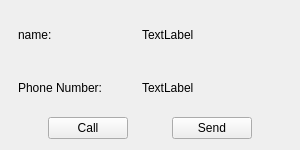
<?xml version="1.0" encoding="UTF-8"?>
<ui version="4.0">
 <class>ContactsInfo</class>
 <widget class="QWidget" name="ContactsInfo">
  <property name="geometry">
   <rect>
    <x>0</x>
    <y>0</y>
    <width>300</width>
    <height>150</height>
   </rect>
  </property>
  <property name="windowTitle">
   <string>ContactsInfo</string>
  </property>
  <property name="autoFillBackground">
   <bool>true</bool>
  </property>
  <property name="styleSheet">
   <string notr="true"/>
  </property>
  <layout class="QVBoxLayout" name="verticalLayout">
   <item>
    <layout class="QHBoxLayout" name="horizontalLayout">
     <item>
      <widget class="QLabel" name="label_2">
       <property name="minimumSize">
        <size>
         <width>111</width>
         <height>0</height>
        </size>
       </property>
       <property name="maximumSize">
        <size>
         <width>111</width>
         <height>16777215</height>
        </size>
       </property>
       <property name="text">
        <string>name:</string>
       </property>
      </widget>
     </item>
     <item>
      <widget class="QLabel" name="nameLabel">
       <property name="minimumSize">
        <size>
         <width>140</width>
         <height>0</height>
        </size>
       </property>
       <property name="maximumSize">
        <size>
         <width>140</width>
         <height>16777215</height>
        </size>
       </property>
       <property name="text">
        <string>TextLabel</string>
       </property>
      </widget>
     </item>
    </layout>
   </item>
   <item>
    <layout class="QHBoxLayout" name="horizontalLayout_2">
     <item>
      <widget class="QLabel" name="label">
       <property name="minimumSize">
        <size>
         <width>111</width>
         <height>0</height>
        </size>
       </property>
       <property name="maximumSize">
        <size>
         <width>111</width>
         <height>16777215</height>
        </size>
       </property>
       <property name="text">
        <string>Phone Number:</string>
       </property>
      </widget>
     </item>
     <item>
      <widget class="QLabel" name="numLabel">
       <property name="minimumSize">
        <size>
         <width>140</width>
         <height>0</height>
        </size>
       </property>
       <property name="maximumSize">
        <size>
         <width>140</width>
         <height>16777215</height>
        </size>
       </property>
       <property name="text">
        <string>TextLabel</string>
       </property>
      </widget>
     </item>
    </layout>
   </item>
   <item>
    <layout class="QHBoxLayout" name="horizontalLayout_3">
     <item>
      <spacer name="horizontalSpacer_3">
       <property name="orientation">
        <enum>Qt::Horizontal</enum>
       </property>
       <property name="sizeHint" stdset="0">
        <size>
         <width>18</width>
         <height>20</height>
        </size>
       </property>
      </spacer>
     </item>
     <item>
      <widget class="QPushButton" name="callButton">
       <property name="text">
        <string>Call</string>
       </property>
      </widget>
     </item>
     <item>
      <spacer name="horizontalSpacer">
       <property name="orientation">
        <enum>Qt::Horizontal</enum>
       </property>
       <property name="sizeHint" stdset="0">
        <size>
         <width>18</width>
         <height>20</height>
        </size>
       </property>
      </spacer>
     </item>
     <item>
      <widget class="QPushButton" name="sendButton">
       <property name="text">
        <string>Send</string>
       </property>
      </widget>
     </item>
     <item>
      <spacer name="horizontalSpacer_2">
       <property name="orientation">
        <enum>Qt::Horizontal</enum>
       </property>
       <property name="sizeHint" stdset="0">
        <size>
         <width>18</width>
         <height>20</height>
        </size>
       </property>
      </spacer>
     </item>
    </layout>
   </item>
  </layout>
 </widget>
 <resources/>
 <connections/>
</ui>
